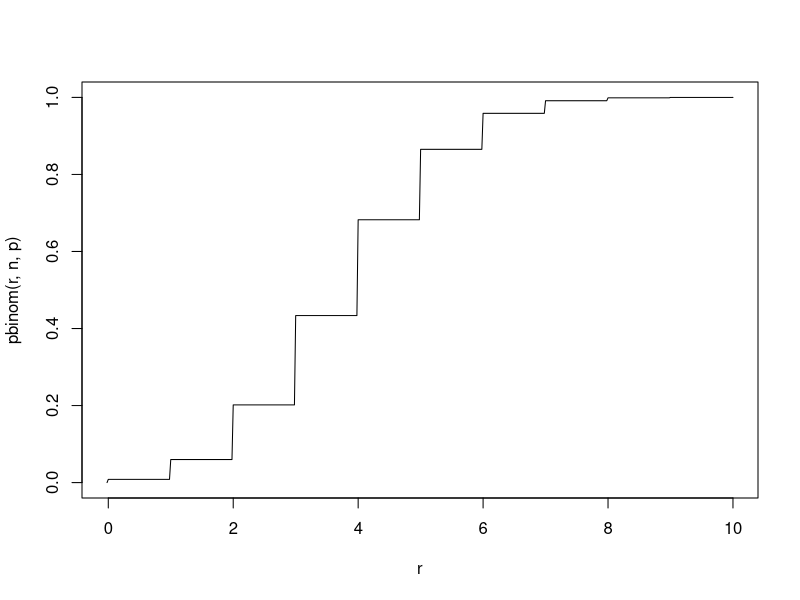
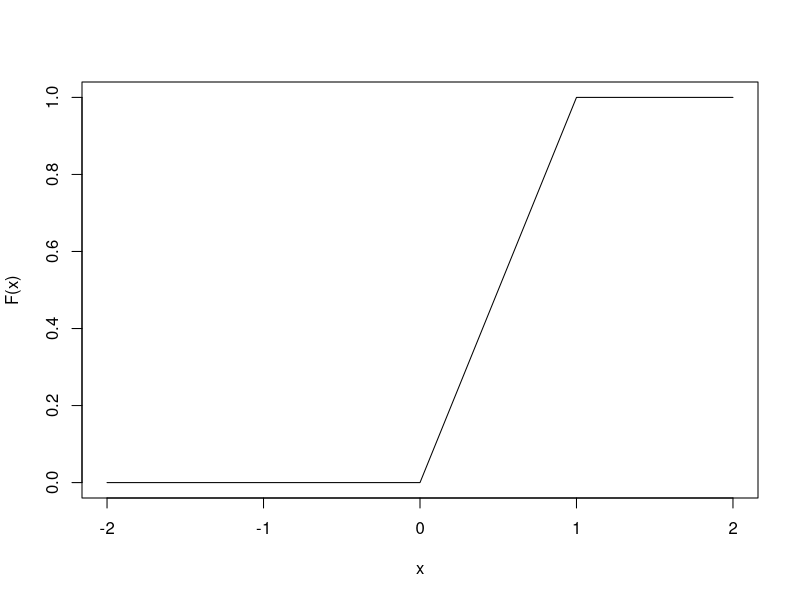
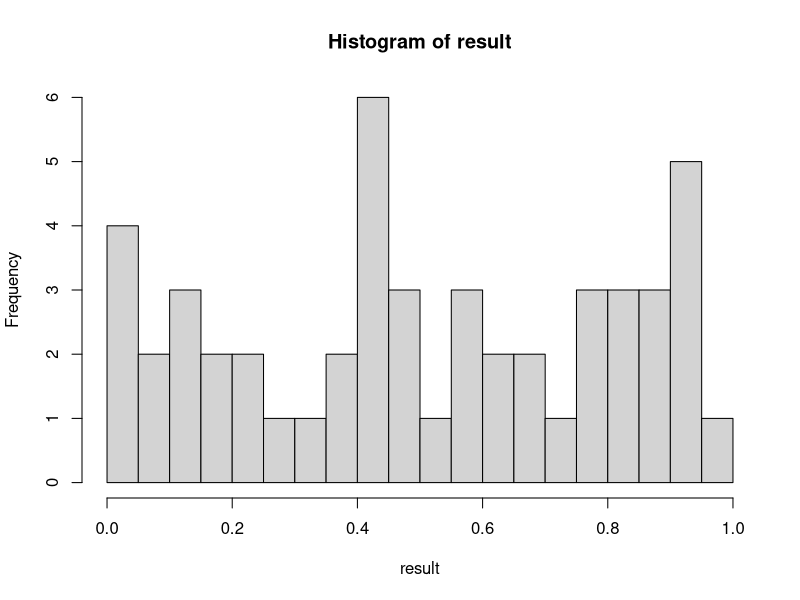
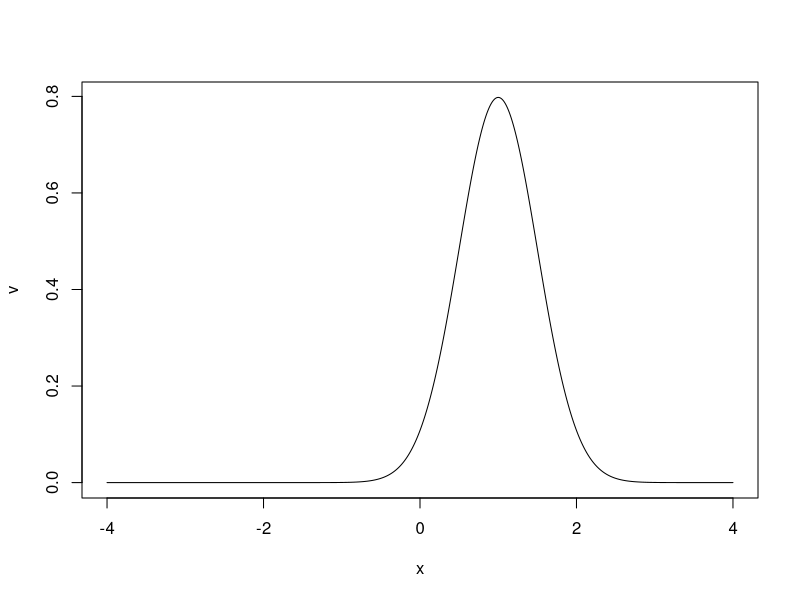
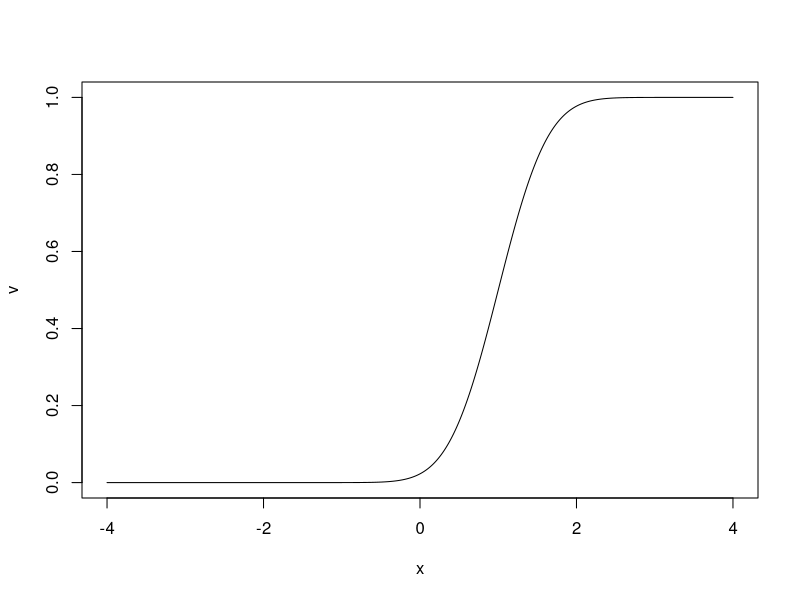
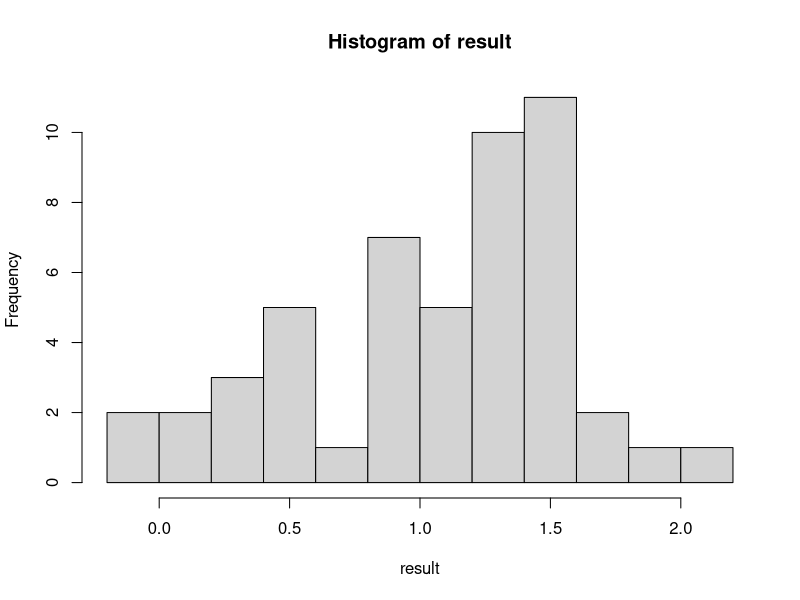

Reproduce these figures in R, in order.
n <- 10
p <- 0.38
r <- c(-1:(50*n))/50
plot(r, pbinom(r, n, p), type="l")

# We need to write functions so they take a column of input values and return a column of output values, 
# This will make what we do next easier.

F <- function(x) {
  result <- c()
  
  for (k in x) {
    
    # The actual function - note the if statements we need because of the piecewise nature
    if (k < 0) {
      result <- c(result, 0)
    }
    else if (k > 1) {
      result <- c(result, 1)
    }
    else {
      result <- c(result, k)
    }
  }
  result
} 

# testing that it works
F(c(-0.25, 0.25, 3))

n <- 100
x <- c((-2*n):(2*n))/n
plot(x, F(x), type = "l")

result <- runif(50, 0, 1)
result

hist(result, 20)

summary(result)

var(result)

(1-0)^2 / 12

n <- 100
mu <- 1
sigma <- 0.5
x <- c((-4*n):(4*n))/n
v <- dnorm(x, mu, sigma)
plot(x, v, type='l')

n <- 100
mu <- 1
sigma <- 0.5
x <- c((-4*n):(4*n))/n
v <- pnorm(x, mu, sigma)
plot(x, v, type='l')

result <- rnorm(50, 1, 0.5)
result

hist(result, 10)

summary(result)


